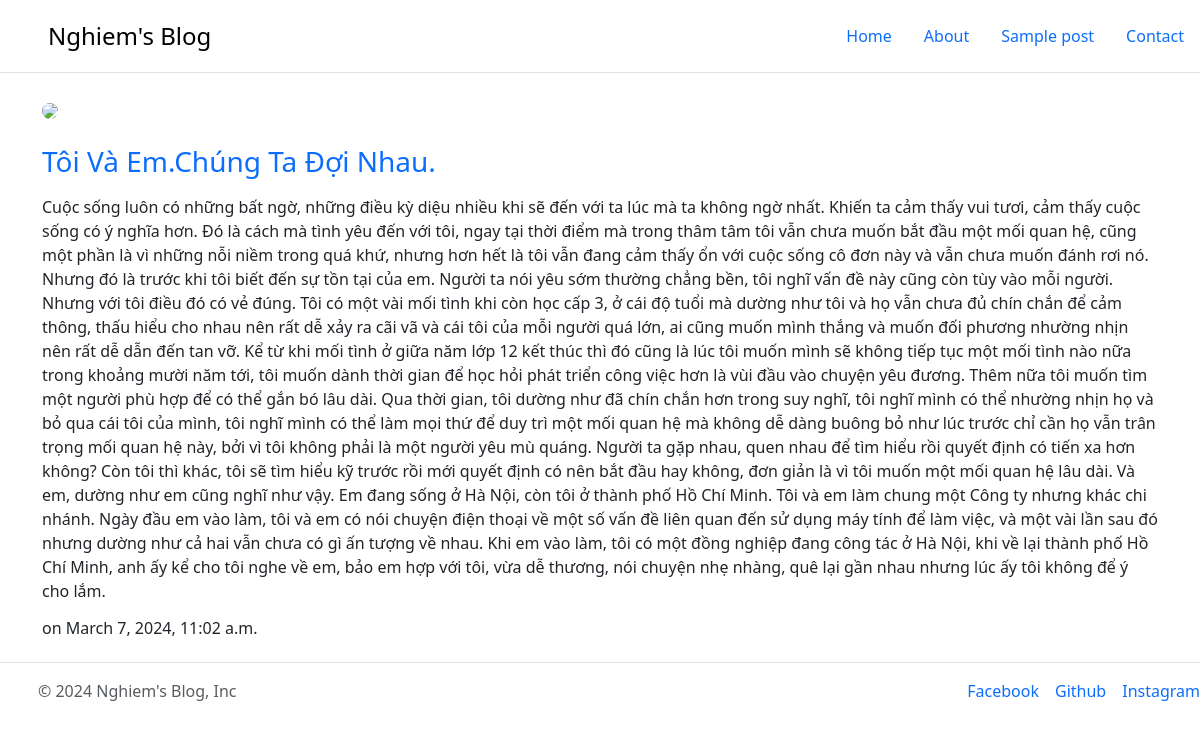
The page /5 on the database its author committed.
### TrangChu/models.py (models this page shows, shortened)
class BaiViet(models.Model):
    title = models.CharField(max_length=100)
    content = models.TextField()
    image  = models.ImageField(null=True, blank=True, upload_to='media/img')
    created_at = models.DateTimeField(auto_now_add = True)
    updated_at = models.DateTimeField(auto_now = True)
    class Meta:
        ordering = ['-created_at']

### TrangChu/views.py (the view)
# urls.py: path('<int:id>', views.post, name='post_detail')
def post(request, id):
    post = BaiViet.objects.get(id=id)
    return render(request, 'chitietbaiviet.html', {'post':post})

### TrangChu/templates/chitietbaiviet.html (shortened to what this page needs)
{% extends "base.html" %}
{% block content %}
<div class="container">
    <h3><a style="text-decoration: none;" href="{% url 'post_detail' post.id %}">{{ post.title }}</a></h3>
    {% if post.content %}
        <p>{{ post.content }}</p>
    {% endif %}
    <h6>on {{ post.created_at }}</h6>
</div>
{% endblock %}

### TrangChu/static/css/style.css (style rules this page uses)
html { scroll-behavior: smooth; }
a { list-style: none !important; }

### rows shown on the page
BaiViet: title "Tôi Và Em.Chúng Ta Đợi Nhau.", content "Cuộc sống luôn có những bất ngờ, những điều kỳ diệu nhiều khi sẽ đến với ta lúc mà ta không ngờ nhất. Khiến ta cảm thấy vui tươi, cảm thấy cuộc sống có ý nghĩa hơn. Đó là cách mà tình yêu đến với tôi, ngay tại thời điểm mà trong thâm tâm tôi vẫn chưa muốn bắt đầu một mối quan hệ, cũng một phần là vì những nỗi niềm trong quá khứ, nhưng hơn hết là tôi vẫn đang cảm thấy ổn với cuộc sống cô đơn này và vẫn chưa muốn đánh rơi nó. Nhưng đó là trước khi tôi biết đến sự tồn tại của em. Người ta nói yêu sớm thường chẳng bền, tôi nghĩ vấn đề này cũng còn tùy vào mỗi người. Nhưng với tôi điều đó có vẻ đúng. Tôi có một vài mối tình khi còn học cấp 3, ở cái độ tuổi mà dường như tôi và họ vẫn chưa đủ chín…", created_at "March 7, 2024, 11:02 a.m."
